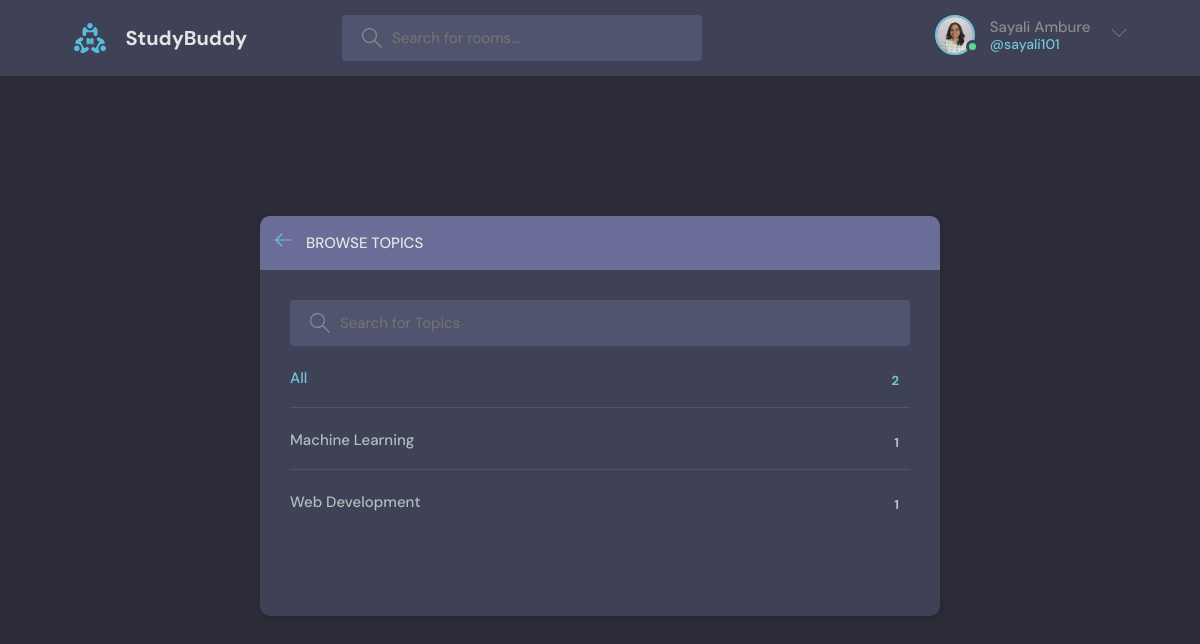
The page /topics/ (signed in) on the database as committed earlier.
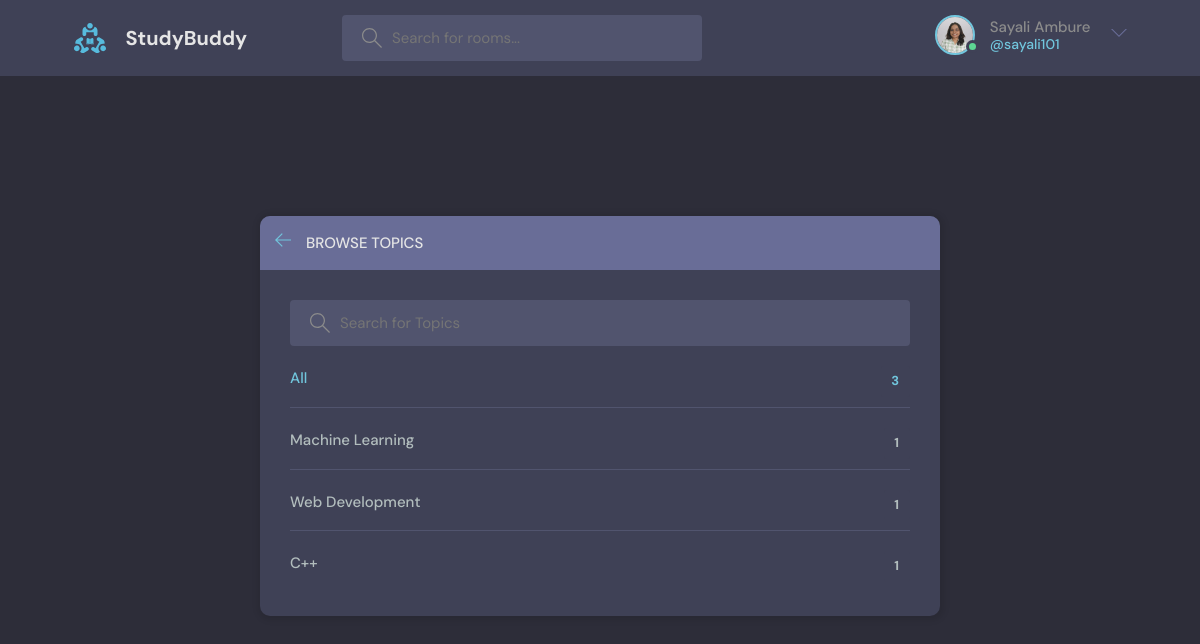
The same page on the database as committed later.
### base/models.py (models this page shows, shortened)
class Topic(models.Model):
  name = models.CharField(max_length=200)

### base/views.py (the view)
# urls.py: path("topics/", views.topicsPage, name = "topics"),
def topicsPage(request):
  q = request.GET.get('q') if request.GET.get('q')!= None else ""
  topics = Topic.objects.filter(name__icontains=q)
  return render(request, 'base/topics.html', {'topics':topics})

### base/templates/base/topics.html (shortened to what this page needs)
{% extends 'main.html' %}
{% block content %}
    <main class="create-room layout">
      <div class="container">
        <div class="layout__box">
          <div class="layout__boxHeader">
            <div class="layout__boxTitle">
              <a href="{% url 'home' %}">
                <svg version="1.1" xmlns="http://www.w3.org/2000/svg" width="32" height="32" viewBox="0 0 32 32">
                  <title>arrow-left</title>
                  <path
                    d="M13.723 2.286l-13.723 13.714 13.719 13.714 1.616-1.611-10.96-10.96h27.625v-2.286h-27.625l10.965-10.965-1.616-1.607z"
                  ></path>
                </svg>
              </a>
              <h3>Browse Topics</h3>
            </div>
          </div>
          <div class="topics-page layout__body">
            <form class="header__search" action="" method="get">
              <label>
                <input name="q" placeholder="Search for Topics" />
              </label>
            </form>
            <ul class="topics__list">
              <li>
                <a href="{% url 'topics' %}" class="active">All <span>{{topics.count}}</span></a>
              </li>
              {% for topic in topics %}
              <li>
                <a href="{% url 'home' %}?q={{topic.name}}"> {{topic.name}} <span>{{topic.room_set.all.count}}</span></a>
              </li>
              {% endfor %}
            </ul>
          </div>
        </div>
      </div>
    </main>
    {% endblock content %}

Rows that differ between the two databases and show on the page:
added Topic: name "C++", room_set.all.count "1"
Other text that changed with them:
{{ topics.count }}: "2" → "3"
